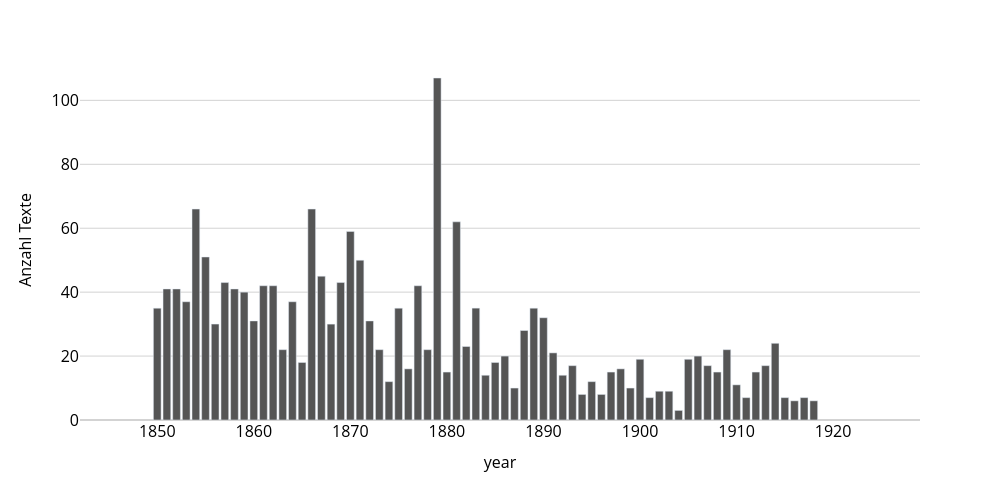

The notebook cell saved with this chart:
### Markdown cell above
# Anthologiekorpus – Zeitverlauf

### Code cell
fig = px.bar(
    meta_anth['year'].value_counts(),
    labels = {'value' : 'Anzahl Texte', 'index' : ''},
    # color_discrete_sequence=["grey"]
)

fig.update_layout(
    width = 1000, height = 500,
    showlegend = False,
    xaxis=dict(tickfont=dict(size=16), titlefont=dict(size=16)),
    yaxis=dict(tickfont=dict(size=16), titlefont=dict(size=16)),
    xaxis_range = [1842,1929]
)
fig = update_fig_for_publication(fig, make_grey=True)
fig.write_image(f"plots/3 Verteilung der Texte im Anthologiekorpus nach Jahren.pdf")
fig.show()

### Figure 1 — Plotly figure (JSON) as saved in the notebook; plotly's stock layout.template omitted (floating-point values rounded to 4 significant figures)
{"data": [{"alignmentgroup": "True", "hovertemplate": "variable=count<br>year=%{x}<br>Anzahl Texte=%{y}<extra></extra>", "legendgroup": "count", "marker": {"color": "#555555", "pattern": {"shape": ""}}, "name": "count", "offsetgroup": "count", "orientation": "v", "showlegend": true, "textposition": "auto", "type": "bar", "x": [1879, 1866, 1854, 1881, 1870, 1855, 1871, 1867, 1869, 1857, 1862, 1877, 1861, 1858, 1852, 1851, 1859, 1853, 1864, 1889, 1883, 1875, 1850, 1890, 1872, 1860, 1868, 1856, 1888, 1914, 1882, 1878, 1863, 1873, 1909, 1891, 1886, 1906, 1900, 1905, 1865, 1885, 1913, 1907, 1893, 1876, 1898, 1908, 1912, 1897, 1880, 1892, 1884, 1895, 1874, 1910, 1887, 1899, 1902, 1903, 1894, 1896, 1917, 1901, 1915, 1911, 1918, 1916, 1904], "xaxis": "x", "y": [107, 66, 66, 62, 59, 51, 50, 45, 43, 43, 42, 42, 42, 41, 41, 41, 40, 37, 37, 35, 35, 35, 35, 32, 31, 31, 30, 30, 28, 24, 23, 22, 22, 22, 22, 21, 20, 20, 19, 19, 18, 18, 17, 17, 17, 16, 16, 15, 15, 15, 15, 14, 14, 12, 12, 11, 10, 10, 9, 9, 8, 8, 7, 7, 7, 7, 6, 6, 3], "yaxis": "y"}], "layout": {"barmode": "relative", "font": {"color": "black"}, "height": 500, "legend": {"bordercolor": "black", "borderwidth": 1, "title": {"text": "variable"}, "tracegroupgap": 0}, "margin": {"t": 60}, "paper_bgcolor": "white", "plot_bgcolor": "white", "showlegend": false, "width": 1000, "xaxis": {"anchor": "y", "color": "black", "domain": [0, 1], "gridcolor": "white", "range": [1842, 1929], "showgrid": false, "tickfont": {"size": 16}, "title": {"font": {"size": 16}, "text": "year"}, "type": "linear"}, "yaxis": {"anchor": "x", "autorange": true, "color": "black", "domain": [0, 1], "gridcolor": "lightgray", "range": [0, 112.6], "tickfont": {"size": 16}, "title": {"font": {"size": 16}, "text": "Anzahl Texte"}, "type": "linear", "zerolinecolor": "lightgray"}}}
